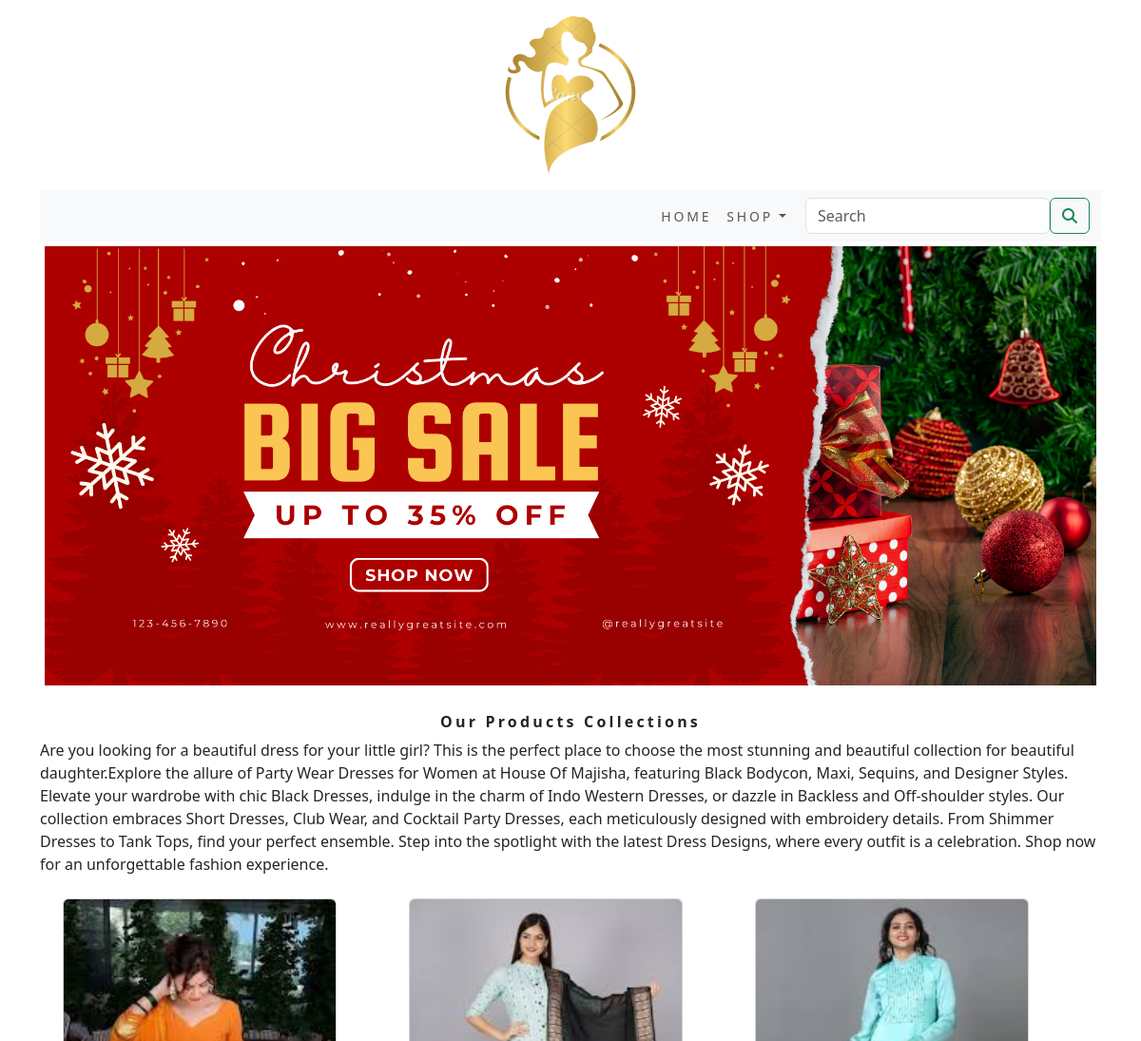
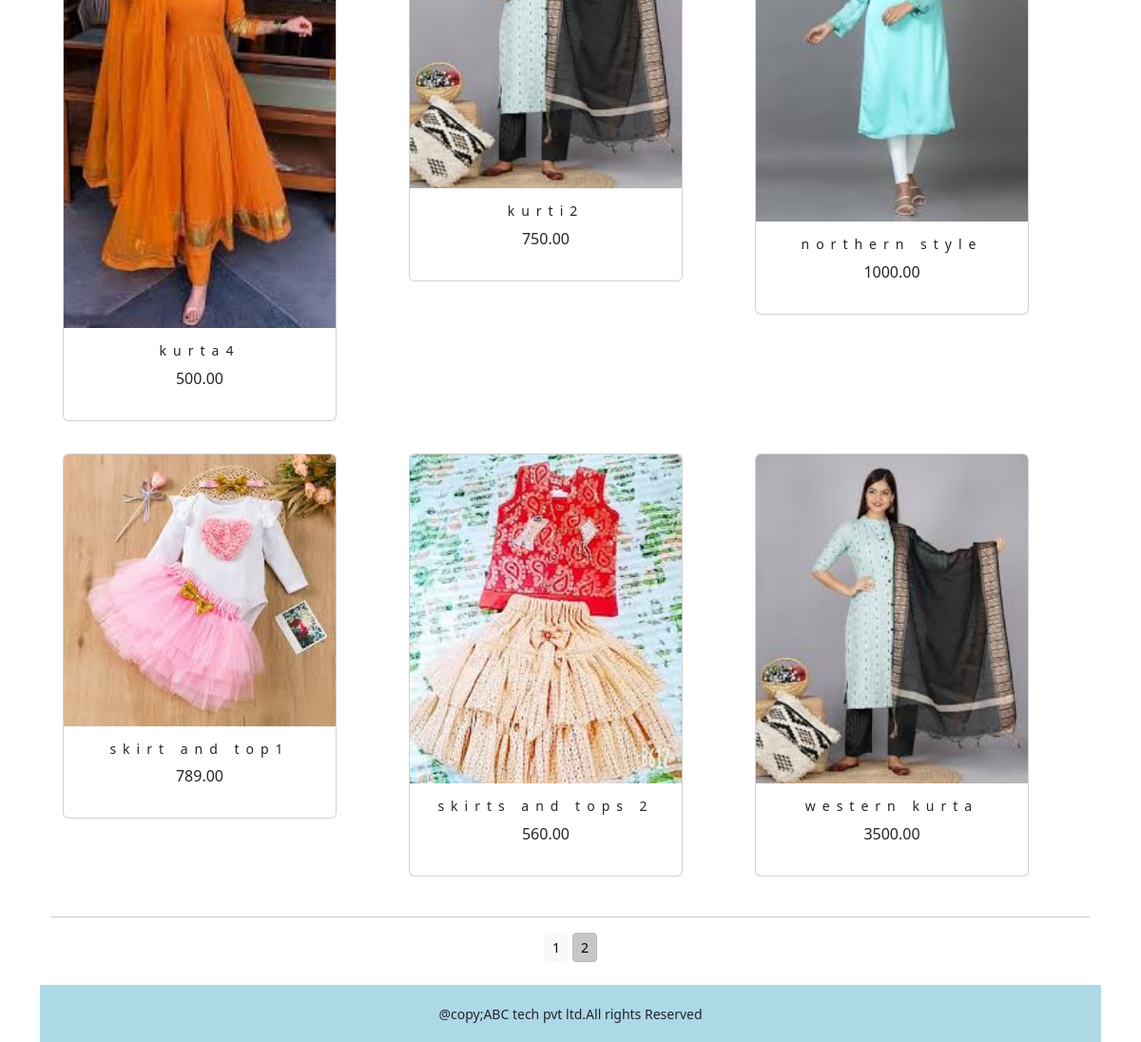
The page /shopapp/?page=2 on the database its author committed (2 pictures, top to bottom).
### shopapp/models.py (models this page shows, shortened)
class Product(models.Model):
    name = models.CharField(max_length=250, unique=True)
    slug = models.SlugField(max_length=250, unique=True)
    description = models.TextField(blank=True)
    price = models.DecimalField(max_digits=10, decimal_places=2)
    category = models.ForeignKey(Category, on_delete=models.CASCADE)
    image = models.ImageField(upload_to='product', blank=True)
    stock = models.IntegerField()
    available = models.BooleanField(default=True)
    created = models.DateTimeField(auto_now_add=True)
    updated = models.DateTimeField(auto_now=True)
    def get_url(self):
        return reverse('shopapp:prodCatdetail', args=[self.category.slug, self.slug])
    class Meta:
        ordering = ('name',)
        verbose_name = 'product'
        verbose_name_plural = 'products'

### shopapp/views.py (the view)
# urls.py: path('', views.allProdCat, name='allProdCat'),
def allProdCat(request, c_slug=None):
    c_page = None
    products_list = None
    if c_slug != None:
        c_page = get_object_or_404(Category, slug=c_slug)
        products_list = Product.objects.all().filter(category=c_page, available=True)
    else:
        products_list = Product.objects.all().filter(available=True)
    paginator=Paginator(products_list,6)
    try:
        page=int(request.GET.get('page','1'))
    except:
        page=1
    try:
        products=paginator.page(page)
    except(EmptyPage,InvalidPage):
        products=paginator.page(paginator.num_pages)
    return render(request, "category.html", {'category': c_page, 'products': products})

### cart/context_processors.py (called while the page is built)
def counter(request):
    item_count = 0
    if 'admin' in request.path:
        return {}
    else:
        try:
            cart = Cart.objects.filter(cart_id=_cart_id(request))
            cart_items = CartItem.objects.all().filter(cart=cart[:1])
            for cart_item in cart_items:
                item_count += cart_item.quantity
        except Cart.DoesNotExist:
            item_count = 0
    return dict(item_count=item_count)

### cart/views.py (called while the page is built)
def _cart_id(request):
    cart = request.session.session_key
    if not cart:
        cart = request.session.create()
    return cart

### shopapp/context_processors.py (called while the page is built)
def menu_links(request):
    links=Category.objects.all()
    return dict(links=links)

### shopapp/models.py (called while the page is built)
    def get_url(self):
        return reverse('shopapp:products_by_category', args=[self.slug])

### templates/category.html (shortened to what this page needs)
{% extends 'base.html' %}
{% load static %}
{% block content %}
<div class="mx_auto">
   {% if category %}
      <img class="my_image" src="{{category.image.url}}" alt="{{category.name}}" width="100px;" height="100px;">
</div>
   <br>
<div>
      <h1 class="text-center my_title">{{category.name}}</h1>
      <p class="text_justify">{{category.description}}</p>
</div>
   {% else %}
<div>
      <img class="my_image my_image_padding" src="{% static 'img/cart banner.png' %}" alt="our products" width="500px;" height="300px;">
</div>
<br>
<div>
   <h1 class="text-center my_title"><b> Our Products Collections</b></h1>
   <p class="text-justify">Are you looking for a beautiful dress for your little girl?
      This is the perfect place to choose the most stunning and beautiful collection for
      beautiful daughter.Explore the allure of Party Wear Dresses for Women at House Of
      Majisha, featuring Black Bodycon, Maxi, Sequins, and Designer Styles. Elevate your
      wardrobe with chic Black Dresses, indulge in the charm of Indo Western Dresses, or
      dazzle in Backless and Off-shoulder styles. Our collection embraces Short Dresses,
      Club Wear, and Cocktail Party Dresses, each meticulously designed with embroidery
      details. From Shimmer Dresses to Tank Tops, find your perfect ensemble. Step into
      the spotlight with the latest Dress Designs, where every outfit is a celebration.
      Shop now for an unforgettable fashion experience.</p>
</div>
   {% endif %}
<div class="container">
   <div class="row mx-auto">
      {% for product in products.object_list %}
      <div class="my_bottom_margin col-9 col-sm-5 col-md-4 col-md-25 col-lg-4">
         <div class="navbar  box-shadow mb-2" >
         <div class="card-deck mt-50">
            <div class="card text-center" style="min-width:18rem">
               <a href="{{product.get_url}}"><img class="card-img-top my_image" src="{{product.image.url}}" alt="{{product.name}}" width="100px;" height="100px;"></a>
               <div class="card-body">
                  <h4>{{product.name}}</h4>
                  <p>{{product.price}}</p>
               </div>
            </div>
         </div>
         </div>
      </div>
      {% endfor %}
   </div>
   <div class="mx-auto">
      {% if products.paginator.num_pages > 1 %}
      <hr>
      <div class="text-center">
         {% for pg in products.paginator.page_range %}
               <a href="?page={{pg}}" class="btn btn-light btn-sm {% if products.number == pg %} active {% endif %}">{{pg}}</a>
         {% endfor %}
      </div>
      {% endif %}
   </div>
   <br>
</div>
{% endblock %}

### static/css/custom.css (style rules this page uses)
body { background-color:aqua; font-family: 'Roboto', sans-serif; }
.my_image { width:100%; height:auto; }
.my_title { font-size:16px; text_transform:uppercase; letter-spacing: .2em; }
.my_image_padding { padding:5px; }
.my_bottom_margin { margin-bottom:10px; }
.card-body h4 { font-size: 14px; text_transform:uppercase; letter-spacing:.5em; }

### rows shown on the page
Product: image (picture), name "kurta4", price "500.00"
Product: image (picture), name "kurti2", price "750.00"
Product: image (picture), name "northern style", price "1000.00"
Product: image (picture), name "skirt and top1", price "789.00"
Product: image (picture), name "skirts and tops 2", price "560.00"
Product: image (picture), name "western kurta", price "3500.00"

### other values the page prints
{{ pg }} "1" "2"
